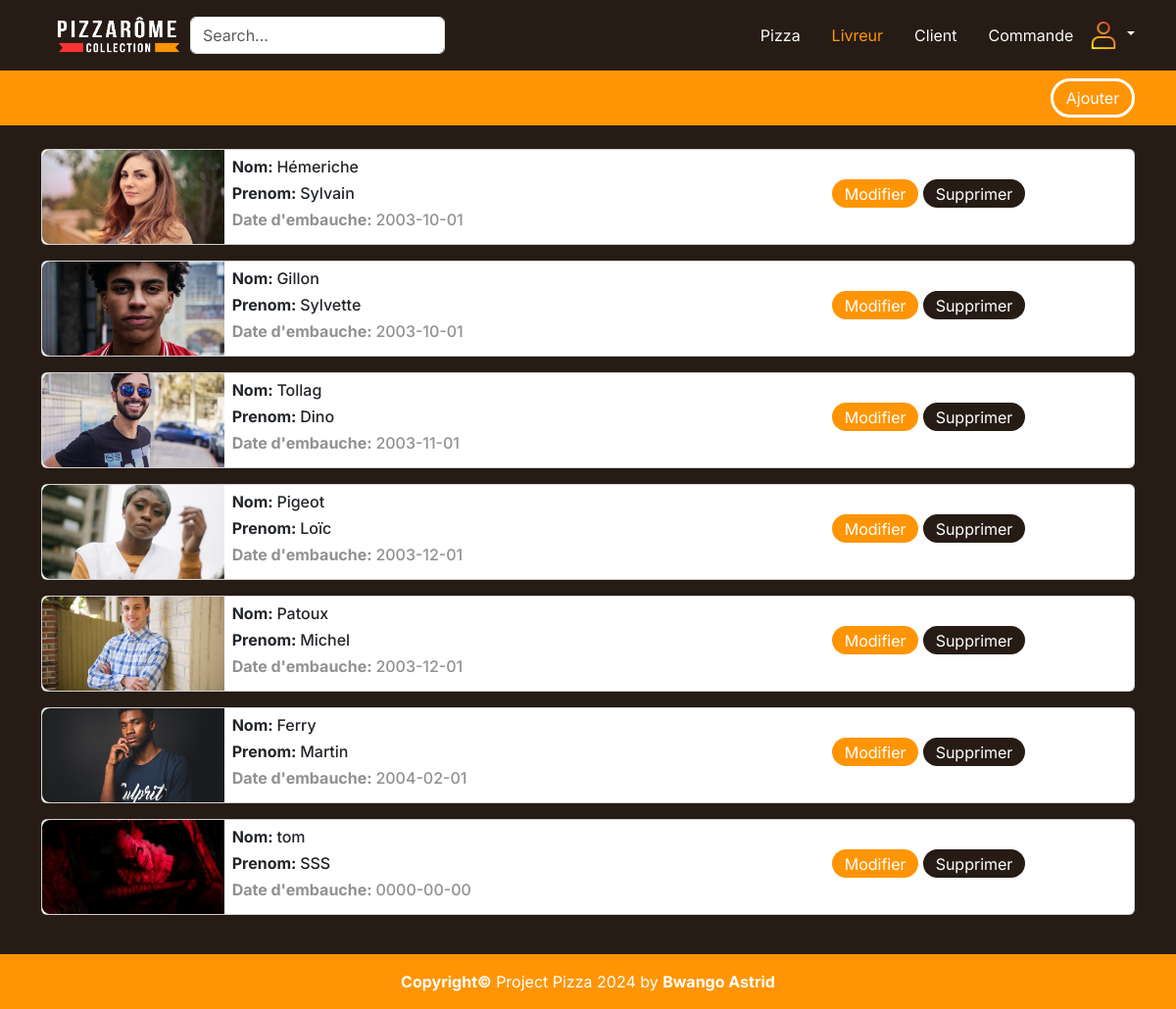
The app's page /livreur.php with its own data.
### tables this page shows
CREATE TABLE `livreur` (
  `NROLIVR` int(11) NOT NULL,
  `NOMLIVR` char(20) DEFAULT NULL,
  `PRENOMLIVR` char(20) DEFAULT NULL,
  `DATEEMBAUCHLIVR` date DEFAULT NULL
);

### dbconnect.php (called while the page is built, shortened)
<?php
function connectDB($servername,$username,$password,$database){
   try{
        $conn = new mysqli($servername,$username,$password,$database);
    }
catch(Exception $e){
   die ("connection failed");
}
    return $conn;
}
function getlivreur(){
    $conn_recup= connectDB("localhost","root","","pizzainnodb");
    $sql_all_livreur = "select * from livreur";
    $result_all_livreur=$conn_recup->query($sql_all_livreur);
    return $result_all_livreur;
}
?>

### livreur.php (the view, shortened to what this page needs)
<?php
include_once("head.php");
?>
<body>
    <header class="p-3 bg-secondary sticky-top">
        <div class="container">
            <div class="d-flex flex-wrap align-items-center justify-content-center justify-content-lg-start">
        <a href="/" class="d-flex align-items-center mb-2 mb-lg-0 link-body-emphasis text-decoration-none">
          <img src="asset/logo pizza-02.png" style="width:9.5rem; height:2.5rem" alt="logo">
        </a>
         <form class="col-12 col-lg-auto mb-3 mb-lg-0 me-lg-3" role="search">
          <input type="search" class="form-control" name="search-livreur" placeholder="Search..." aria-label="Search">
        </form>
        <ul class="nav col-12 col-lg-auto ms-lg-auto mb-2 justify-content-center mb-md-0">
          <li><a href="index.php" class="nav-link px-3 link-light">Pizza</a></li>
          <li><a href="livreur.php" class="nav-link px-3 link-active">Livreur</a></li>
          <li><a href="client.php" class="nav-link px-3 link-light">Client</a></li>
          <li><a href="#" class="nav-link px-3 link-light">Commande</a></li>
        </ul>
        <div class="dropdown text-end">
          <a href="#" class="d-block link-body-emphasis text-decoration-none dropdown-toggle" data-bs-toggle="dropdown" aria-expanded="false">
            <img src="asset/user.png" alt="mdo" width="30" height="30" class="">
          </a>
        </div>
      </div>
    </div>
    </header>
    <section class="add-pizza py-2 bg-primary">
        <div class="container">
            <div class="d-flex flex-row-reverse ">
            <a href="#" class="custom-btn a-btn"  data-bs-toggle="modal" data-bs-target="#add_livreur_Modal">Ajouter</a>
            </div>
        </div>
    </section>
    <section class="bg-secondary">
        <div class="container py-4">
            <?php
            include_once("dbconnect.php");
            $tablelivreur=getlivreur();
            while($row=$tablelivreur->fetch_assoc()){
            echo    '<div class="card mb-3 g-5">';
            echo    '<div class="row g-0">';
            echo    '<div class="col-12 col-lg-2 ">';
            echo        '<img src="./asset/img_livreur/'.$row['NROLIVR'].$row['NOMLIVR'].'.jpg" class="custom1-img" alt="...">';
            echo    '</div>';
            echo '<div class="col-12 col-lg-10 p-2 livreur">';
            echo        '<div class="row">';
            echo        '<div class="col-12 col-md-7 col-lg-8 align-self-center">';
            echo            '<h6 class="card-title"><strong>Nom: </strong>'.$row['NOMLIVR'].'</h6>';
            echo            '<h6 class="card-title"><strong>Prenom: </strong>'.$row['PRENOMLIVR'].'</h6>';
            echo             "<h6 class='card-text opacity-50'><strong>Date d'embauche: </strong>".$row['DATEEMBAUCHLIVR']."</h6>";
            echo         '</div>';
            echo            '<div class="container col-12 col-md-5 col-lg-4 g-3 g-lg-0 mb-2 align-self-center mb-md-0">';
            echo                '<a href="#" class="custom-btn bg-primary edit_lvr">Modifier</a> ';
            echo                '<a href="#" class="custom-btn bg-secondary confirm_dlt_lvr">Supprimer</a>';
            echo            '</div>';
            echo         '</div>';
            echo    '</div>';
            echo    '</div>';
            echo    '</div>';
        }
            ?>
        </div>
    </section>
    <?php include_once("footer.php");?>

### head.php (shortened to what this page needs)
<!DOCTYPE html>
<html lang="fr">
<head>
    <link rel="stylesheet" href="css/custom.min.css">
    <link rel="stylesheet" href="css/style.css">
</head>

### footer.php (shortened to what this page needs)
   <footer class="bg-primary py-3 text-white ">
        <div class="container justify-content-center">
            <p class="text-center mb-0"><strong>Copyright&copy;</strong> Project Pizza 2024 by <strong>Bwango Astrid</strong></p>
        </div>
    </footer>
</body>
</html>

### css/style.css (style rules this page uses)
:root { --primary: #FF9505; --secondary:#261C15; }
body { font-family: inter; }
.dropdown-toggle::after { color: #fff; }
.custom-btn { color:#fff; border: none; text-decoration: none; border-radius: 1.5rem; padding: 0.3rem 0.8rem; min-width: 1rem; }
.a-btn { border: 0.2rem solid #fff; }
.custom1-img { width: 100%; height: 6rem; object-fit: cover; border-radius: 0.5rem 0 0 0.5rem; }

### records on screen
livreur: NOMLIVR (picture), NOMLIVR "Hémeriche", PRENOMLIVR "Sylvain", DATEEMBAUCHLIVR "2003-10-01"
livreur: NOMLIVR (picture), NOMLIVR "Gillon", PRENOMLIVR "Sylvette", DATEEMBAUCHLIVR "2003-10-01"
livreur: NOMLIVR (picture), NOMLIVR "Tollag", PRENOMLIVR "Dino", DATEEMBAUCHLIVR "2003-11-01"
livreur: NOMLIVR (picture), NOMLIVR "Pigeot", PRENOMLIVR "Loïc", DATEEMBAUCHLIVR "2003-12-01"
livreur: NOMLIVR (picture), NOMLIVR "Patoux", PRENOMLIVR "Michel", DATEEMBAUCHLIVR "2003-12-01"
livreur: NOMLIVR (picture), NOMLIVR "Ferry", PRENOMLIVR "Martin", DATEEMBAUCHLIVR "2004-02-01"
livreur: shows a picture, NOMLIVR "tom", PRENOMLIVR "SSS", DATEEMBAUCHLIVR "0000-00-00"
